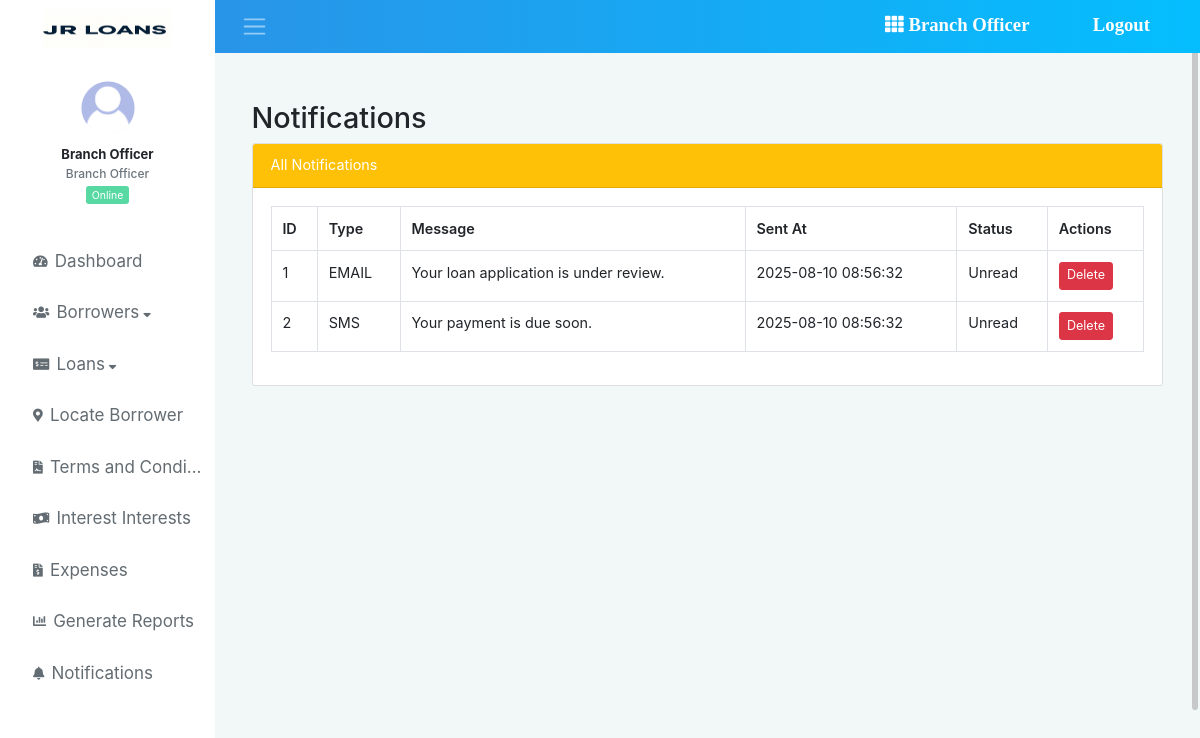
Screenshot of /notification.php (signed in) with the database file from the repository.
### tables this page shows
CREATE TABLE `tbl_notification` (
  id BIGINT UNSIGNED AUTO_INCREMENT PRIMARY KEY,
  recipient_user INT UNSIGNED NULL,
  borrower_id INT UNSIGNED NULL,
  loan_application_id INT UNSIGNED NULL,
  type ENUM('SMS','EMAIL','PUSH'),
  message TEXT,
  is_read BOOLEAN DEFAULT FALSE,
  sent_at TIMESTAMP NOT NULL DEFAULT CURRENT_TIMESTAMP,
  FOREIGN KEY (recipient_user) REFERENCES tbl_user(id),
  FOREIGN KEY (borrower_id) REFERENCES tbl_borrower(id),
  FOREIGN KEY (loan_application_id) REFERENCES tbl_loan_application(id)
);

### notification.php (the view, shortened to what this page needs)
<?php
include_once "inc/header.php";
include_once "inc/sidebar.php";
include_once "config/config.php";
$current_date = date('Y-m-d');
$overdue_query = "SELECT rs.id, rs.loan_application_id, rs.installment_no, rs.due_date
                  FROM tbl_repayment_schedule rs
                  WHERE rs.is_paid = 0
                    AND rs.due_date < '$current_date'";
$result_overdue = mysqli_query($conn, $overdue_query);
if ($result_overdue) {
    while ($overdue = mysqli_fetch_assoc($result_overdue)) {
        $loan_id = $overdue['loan_application_id'];
        $installment_no = $overdue['installment_no'];
        $due_date = $overdue['due_date'];
        $notificationCheckQuery = "SELECT id FROM tbl_notification
                                   WHERE loan_application_id = '$loan_id'
                                     AND message LIKE '%Installment $installment_no%'
                                   LIMIT 1";
        $result_check = mysqli_query($conn, $notificationCheckQuery);
        if (mysqli_num_rows($result_check) == 0) {
            $message = "Overdue: Installment $installment_no for Loan #$loan_id, due on $due_date, is overdue. Please settle ASAP.";
            $insertNotification = "INSERT INTO tbl_notification
                                   (recipient_user, borrower_id, loan_application_id, type, message)
                                   VALUES (NULL, NULL, '$loan_id', 'SMS', '" . mysqli_real_escape_string($conn, $message) . "')";
            mysqli_query($conn, $insertNotification);
        }
    }
}
$notification_query = "SELECT * FROM tbl_notification ORDER BY sent_at DESC";
$result_notifications = mysqli_query($conn, $notification_query);
?>
<div class="content-wrapper">
    <div class="container-fluid mt-4">
        <h2>Notifications</h2>
        <div class="card">
            <div class="card-header bg-warning text-white">All Notifications</div>
            <div class="card-body">
                <table class="table table-bordered table-hover">
                    <thead>
                        <tr>
                            <th>ID</th>
                            <th>Type</th>
                            <th>Message</th>
                            <th>Sent At</th>
                            <th>Status</th>
                            <th>Actions</th>
                        </tr>
                    </thead>
                    <tbody>
                        <?php
                        if ($result_notifications && mysqli_num_rows($result_notifications) > 0) {
                            while ($row = mysqli_fetch_assoc($result_notifications)) {
                                echo "<tr>";
                                echo "<td>" . htmlspecialchars($row['id']) . "</td>";
                                echo "<td>" . htmlspecialchars($row['type']) . "</td>";
                                echo "<td>" . htmlspecialchars($row['message']) . "</td>";
                                echo "<td>" . htmlspecialchars($row['sent_at']) . "</td>";
                                echo "<td>" . ($row['is_read'] ? "Read" : "Unread") . "</td>";
                                echo "<td>
                                    <a href='notification.php?delete_notification=" . $row['id'] . "' onclick=\"return confirm('Are you sure you want to delete this notification?');\" class='btn btn-danger btn-sm'>Delete</a>
                                </td>";
                                echo "</tr>";
                            }
                        } else {
                            echo "<tr><td colspan='6' class='text-center'>No notifications available.</td></tr>";
                        }
                        ?>
                    </tbody>
                </table>
            </div>
        </div>
    </div>
</div>
<?php include_once "inc/footer.php"; ?>

### inc/header.php (shortened to what this page needs)
<!DOCTYPE html>
<html lang="en">
<head>
    <link rel="stylesheet" type="text/css" href="assets/font-awesome/font-awesome.min.css">
    <link rel="stylesheet" type="text/css" href="assets/perfect-scrollbar/dist/css/perfect-scrollbar.min.css">
    <link rel="stylesheet" type="text/css" href="assets/flag-icon-css/css/flag-icon.min.css">
<link rel="stylesheet" href="https://stackpath.bootstrapcdn.com/bootstrap/4.5.2/css/bootstrap.min.css">
<link rel="stylesheet" href="https://cdnjs.cloudflare.com/ajax/libs/font-awesome/5.15.4/css/all.min.css">
<link rel="stylesheet" href="https://cdn.datatables.net/1.13.4/css/dataTables.bootstrap4.min.css">
  <link href="assets/css/dataTables.bootstrap4.min.css" rel="stylesheet">
  <link href="assets/css/dataTables.responsive.css" rel="stylesheet">
  <link rel="stylesheet" type="text/css" href="assets/css/style.css">
  <link rel="stylesheet" type="text/css" href="assets/css/bootstrap.css">
    <link rel="stylesheet" type="text/css" href="assets/css/main.css">
</head>
<body>
    <div class="container-scroller">
    <nav class="navbar navbar-default col-lg-12 col-12 p-0 fixed-top d-flex flex-row">
      <div class="bg-white text-center navbar-brand-wrapper">
        <a class="navbar-brand brand-logo" href="index.php"><img src="images/jr_logo.png"/></a>
      </div>
      <div class="navbar-menu-wrapper d-flex align-items-center">
        <button class="navbar-toggler navbar-toggler d-none d-lg-block navbar-dark align-self-center mr-3" type="button" data-toggle="minimize">
          <span class="navbar-toggler-icon"></span>
        </button>
        <ul class="navbar-nav ml-lg-auto d-flex align-items-center flex-row">
          <li class="nav-item">
            <a class="nav-link" href="#"><i class="fa fa-th">
              <?php echo isset($_SESSION['userlogin']) ? $_SESSION['userlogin'] : 'Guest'; ?>
            </i></a>
          </li>
          <li class="nav-item">
            <a class="nav-link" href="?action=logout"><i class="fa fa-sign-out"> Logout</i></a>
          </li>
        </ul>
      </div>
    </nav>

### inc/sidebar.php (shortened to what this page needs)
<div class="container-fluid">
  <div class="row row-offcanvas row-offcanvas-right">
    <nav class="bg-white sidebar sidebar-offcanvas" id="sidebar">
      <div class="user-info text-center py-4">
        <img src="images/user.png" alt="User Image"
             class="mb-2" style="width:60px; height:60px; border-radius:50%;">
        <p class="name mb-0 font-weight-bold">
          <?php echo $_SESSION["userlogin"]; ?>
        </p>
        <p class="designation text-muted mb-1">
          <?php echo $_SESSION["designation"]; ?>
        </p>
        <span class="online"></span>
      </div>
      <?php $role = (int)$_SESSION["role_id"]; ?>
      <ul class="nav flex-column">
        <li class="nav-item">
          <a class="nav-link d-flex align-items-center" href="index.php">
            <i class="fas fa-tachometer-alt mr-2"></i>
            <span class="menu-title">Dashboard</span>
          </a>
        </li>
        <?php if ($role === 1 || $role === 2): ?>
          <li class="nav-item">
            <a class="nav-link d-flex align-items-center"
               data-toggle="collapse" href="#borrowerSubmenu" aria-expanded="false">
              <i class="fas fa-users mr-2"></i>
              <span class="menu-title">Borrowers</span>
              <i class="fa fa-sort-down ml-1"></i>
            </a>
          </li>
        <?php endif; ?>
        <?php if ($role === 1 || $role === 2): ?>
        <li class="nav-item">
          <a class="nav-link d-flex align-items-center"
             data-toggle="collapse" href="#loanSubmenu" aria-expanded="false">
            <i class="fas fa-money-check-alt mr-2"></i>
            <span class="menu-title">Loans</span>
            <i class="fa fa-sort-down ml-1"></i>
          </a>
        </li>
        <?php endif; ?>
        <?php if ($role === 1 || $role === 2): ?>
        <li class="nav-item">
          <a class="nav-link d-flex align-items-center" href="locate_borrower.php">
            <i class="fas fa-map-marker-alt mr-2"></i>
            <span class="menu-title">Locate Borrower</span>
          </a>
        </li>
        <?php endif; ?>
              <?php if ($role === 1 || $role === 2): ?>
        <li class="nav-item">
          <a class="nav-link d-flex align-items-center" href="terms_conditions.php">
            <i class="fas fa-file-contract mr-2"></i>
            <span class="menu-title">Terms and Conditions</span>
          </a>
        </li>
        <?php endif; ?>
         <?php if ($role === 1 || $role === 2): ?>
        <li class="nav-item">
          <a class="nav-link d-flex align-items-center" href="interest_rates.php">
            <i class="fas fa-money-bill-wave mr-2"></i>
            <span class="menu-title">Interest Interests</span>
          </a>
        </li>
        <?php endif; ?>
        <?php if ($role === 1 || $role === 2): ?>
        <li class="nav-item">
          <a class="nav-link d-flex align-items-center" href="expenses.php">
            <i class="fas fa-file-invoice-dollar mr-2"></i>
            <span class="menu-title">Expenses</span>
          </a>
        </li>
        <?php endif; ?>
        <?php if ($role === 1 || $role === 2): ?>
        <li class="nav-item">
          <a class="nav-link d-flex align-items-center" href="reports.php">
            <i class="fas fa-chart-bar mr-2"></i>
            <span class="menu-title">Generate Reports</span>
          </a>
        </li>
        <?php endif; ?>
        <?php if ($role === 1 || $role === 2): ?>
        <li class="nav-item">
          <a class="nav-link d-flex align-items-center" href="notification.php">
            <i class="fas fa-bell mr-2"></i>
            <span class="menu-title">Notifications</span>
          </a>
        </li>
        <?php endif; ?>
      </ul>
    </nav>

### inc/footer.php (shortened to what this page needs)
</div>
      </div>
</body>
</html>

### assets/css/main.css (style rules this page uses)
.menu-title { font-size: 17px !important; }

### rows the page displays
tbl_notification: id "1", type "EMAIL", message "Your loan application is under review.", sent_at "2025-08-10 08:56:32", is_read "Unread"
tbl_notification: id "2", type "SMS", message "Your payment is due soon.", sent_at "2025-08-10 08:56:32", is_read "Unread"

### other values shown
$_SESSION['userlogin'] "Branch Officer"
$_SESSION["userlogin"] "Branch Officer"
$_SESSION["designation"] "Branch Officer"
